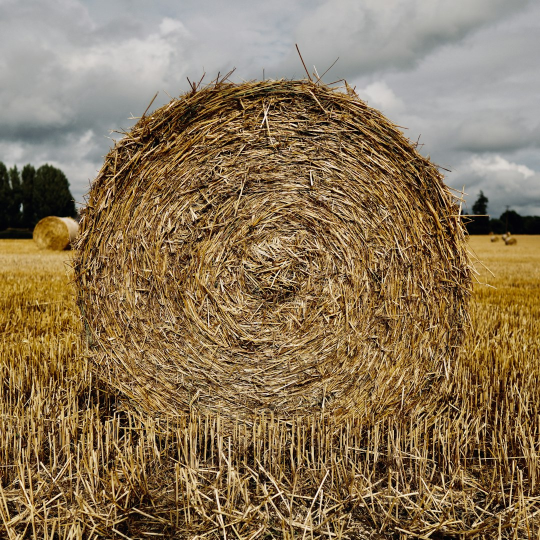
#> input picture images/2026-04-12-hay-bale-round.jpg, 1080 x 1080 px (shown at 1/2 size)
$ python overlay-cartoon-caption.py ../images/2026-04-12-hay-bale-round.jpg ../images/2026-04-13-hot-air-balloon.jpg ../images/2026-04-13-hot-air-balloon.jpg
#> lines starting #> are read from the running program, lines starting #| are printed output that depends on the picture
#!/usr/bin/env python3
"""Overlay a New-Yorker-style caption beneath a cartoon image.

Usage: overlay-cartoon-caption.py <input.png> <output.png> <caption text>
"""
import sys
from PIL import Image, ImageDraw, ImageFont

def wrap_text(text, font, max_width, draw):
    words = text.split()
    lines = []
    current = []
    for w in words:
        trial = ' '.join(current + [w])
        bbox = draw.textbbox((0, 0), trial, font=font)
        if bbox[2] - bbox[0] > max_width and current:
            lines.append(' '.join(current))
            current = [w]
        else:
            current.append(w)
    if current:
        lines.append(' '.join(current))
    return lines

def main():
    if len(sys.argv) < 4:
        print('Usage: overlay-cartoon-caption.py <input> <output> <caption>')
        sys.exit(1)
    input_path, output_path, caption = sys.argv[1], sys.argv[2], sys.argv[3]

    img = Image.open(input_path).convert('RGB')
#> img is the input picture: PIL image 1080x1080 RGB; mean R, G, B 138, 117, 87
    w, h = img.size
#> w = 1080; h = 1080

    # Try a serif font; fall back to default
    font_paths = [
        '/usr/share/fonts/truetype/liberation/LiberationSerif-Bold.ttf',
        '/usr/share/fonts/truetype/dejavu/DejaVuSerif-Bold.ttf',
        '/usr/share/fonts/truetype/freefont/FreeSerifBold.ttf',
    ]
    italic_paths = [
        '/usr/share/fonts/truetype/liberation/LiberationSerif-Italic.ttf',
        '/usr/share/fonts/truetype/dejavu/DejaVuSerif-Italic.ttf',
        '/usr/share/fonts/truetype/freefont/FreeSerifItalic.ttf',
    ]
    font_size = max(28, w // 30)
#> font_size = 36
    font = None
    for fp in font_paths:
        try:
            font = ImageFont.truetype(fp, font_size)
            break
        except (OSError, IOError):
            continue
    if font is None:
        font = ImageFont.load_default()

    italic_font = None
    for fp in italic_paths:
        try:
            italic_font = ImageFont.truetype(fp, font_size)
            break
        except (OSError, IOError):
            continue

    # Wrap caption to fit width with padding
    pad_x = max(40, w // 20)
#> pad_x = 54
    text_max = w - pad_x * 2
#> text_max = 972
    tmp_draw = ImageDraw.Draw(img)
    lines = wrap_text(caption, font, text_max, tmp_draw)
#> lines = ['../images/2026-04-13-hot-air-balloon.jpg']

    # Compute caption strip height
    line_height = int(font_size * 1.35)
#> line_height = 48
    caption_pad_top = int(font_size * 1.0)
#> caption_pad_top = 36
    caption_pad_bot = int(font_size * 1.2)
#> caption_pad_bot = 43
    strip_h = caption_pad_top + line_height * len(lines) + caption_pad_bot
#> strip_h = 127

    # Create new canvas with image + caption strip
    cream = (245, 232, 199)  # matches site cream
    canvas = Image.new('RGB', (w, h + strip_h), cream)
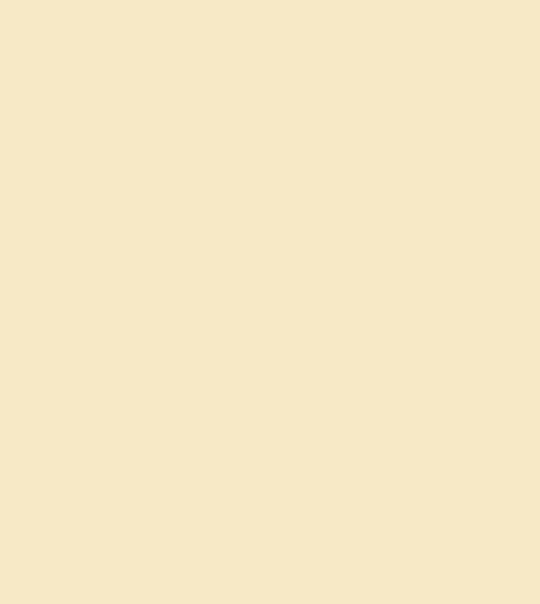
#> canvas: PIL image 1080x1207 RGB (shown at 1/2 size); mean R, G, B 245, 232, 199
    canvas.paste(img, (0, 0))
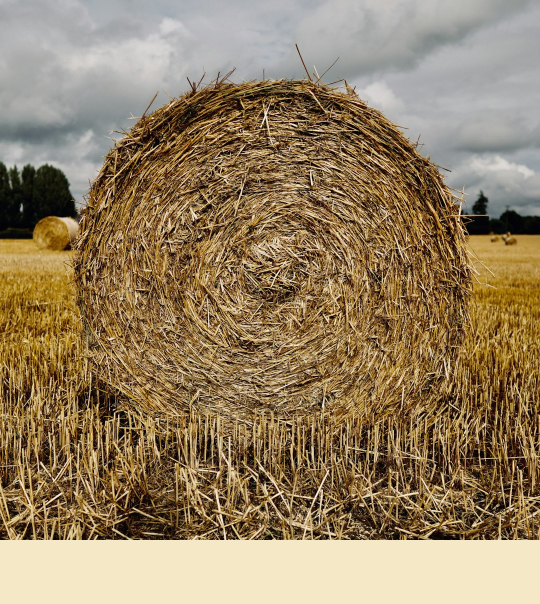
#> canvas: PIL image 1080x1207 RGB (shown at 1/2 size); mean R, G, B 149.2, 129.1, 98.8

    # Optional thin divider
    div = ImageDraw.Draw(canvas)
    div.line([(pad_x, h + caption_pad_top // 2), (w - pad_x, h + caption_pad_top // 2)], fill=(180, 165, 130), width=2)

    # Render lines centered
    draw = ImageDraw.Draw(canvas)
    y = h + caption_pad_top
#> y = 1116
    for line in lines:
        bbox = draw.textbbox((0, 0), line, font=font)
        line_w = bbox[2] - bbox[0]
        x = (w - line_w) // 2
        draw.text((x, y), line, font=font, fill=(40, 30, 20))
        y += line_height
#> this loop made 1 pass
#> (line, bbox, line_w, x, y) on pass 1: ('../images/2026-04-13-hot-air-balloon.jpg', (0, 7, 614, 41), 614, 233, 1164)
#> after the loop, y = 1164

    canvas.save(output_path, 'PNG', optimize=True)
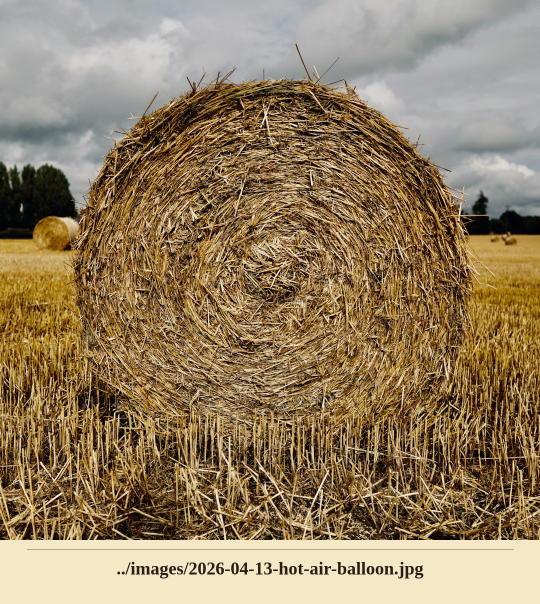
#> saved as 2026-04-13-hot-air-balloon.jpg: PIL image 1080x1207 RGB (shown at 1/2 size); mean R, G, B 148.2, 128.1, 97.9
    print(f'wrote {output_path} ({canvas.size})')
#| wrote ../images/2026-04-13-hot-air-balloon.jpg ((1080, 1207))

if __name__ == '__main__':
    main()

$ run again, on images/2026-04-17-capybara-greater.jpg
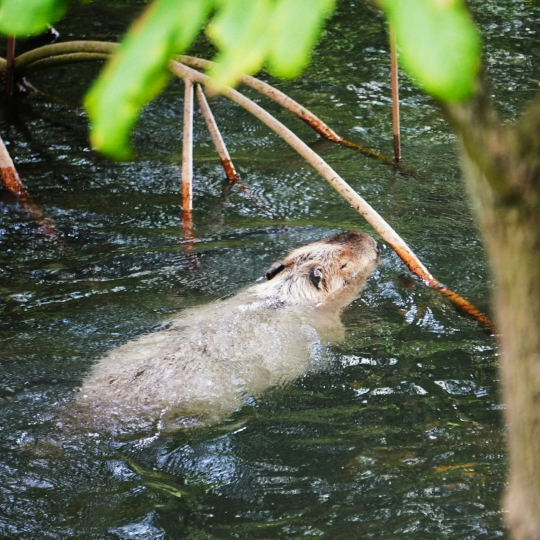
#> input picture images/2026-04-17-capybara-greater.jpg, 1080 x 1079 px (shown at 1/2 size)
#> in main, img is the input picture: PIL image 1080x1079 RGB; mean R, G, B 92.6, 101.7, 77
#> in main, `lines = wrap_text(caption, font, text_max, tmp_draw)`: lines = 1 item
#> strip_h = 127
#> in main, `canvas.paste(img, (0, 0))`:
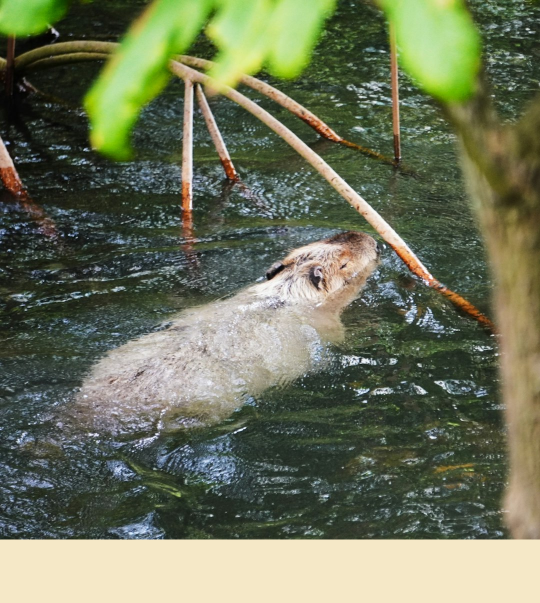
#> canvas: PIL image 1080x1206 RGB (shown at 1/2 size); mean R, G, B 108.7, 115.4, 89.9
#> the loop in main, `for line in lines:` made 1 pass
#> (bbox, line_w, x, y) on pass 1: ((0, 7, 647, 41), 647, 216, 1163)
#> after the loop in main, `for line in lines:`: y = 1163
#> in main, `canvas.save(output_path, 'PNG', optimize=True)`:
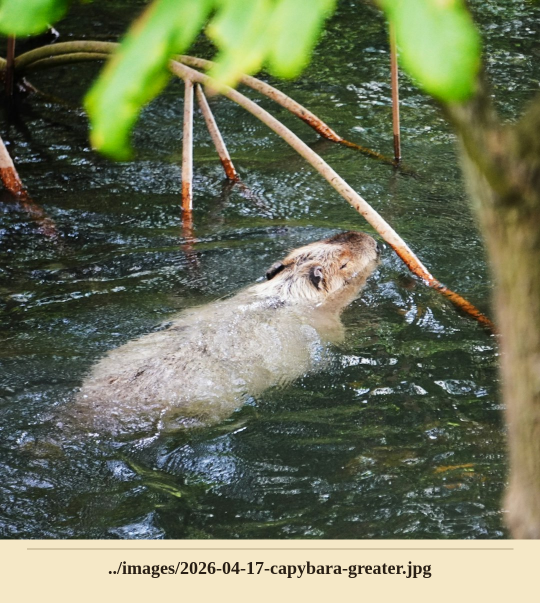
#> saved as 2026-04-17-capybara-greater.jpg: PIL image 1080x1206 RGB (shown at 1/2 size); mean R, G, B 107.7, 114.4, 89
#| wrote ../images/2026-04-17-capybara-greater.jpg ((1080, 1206))
